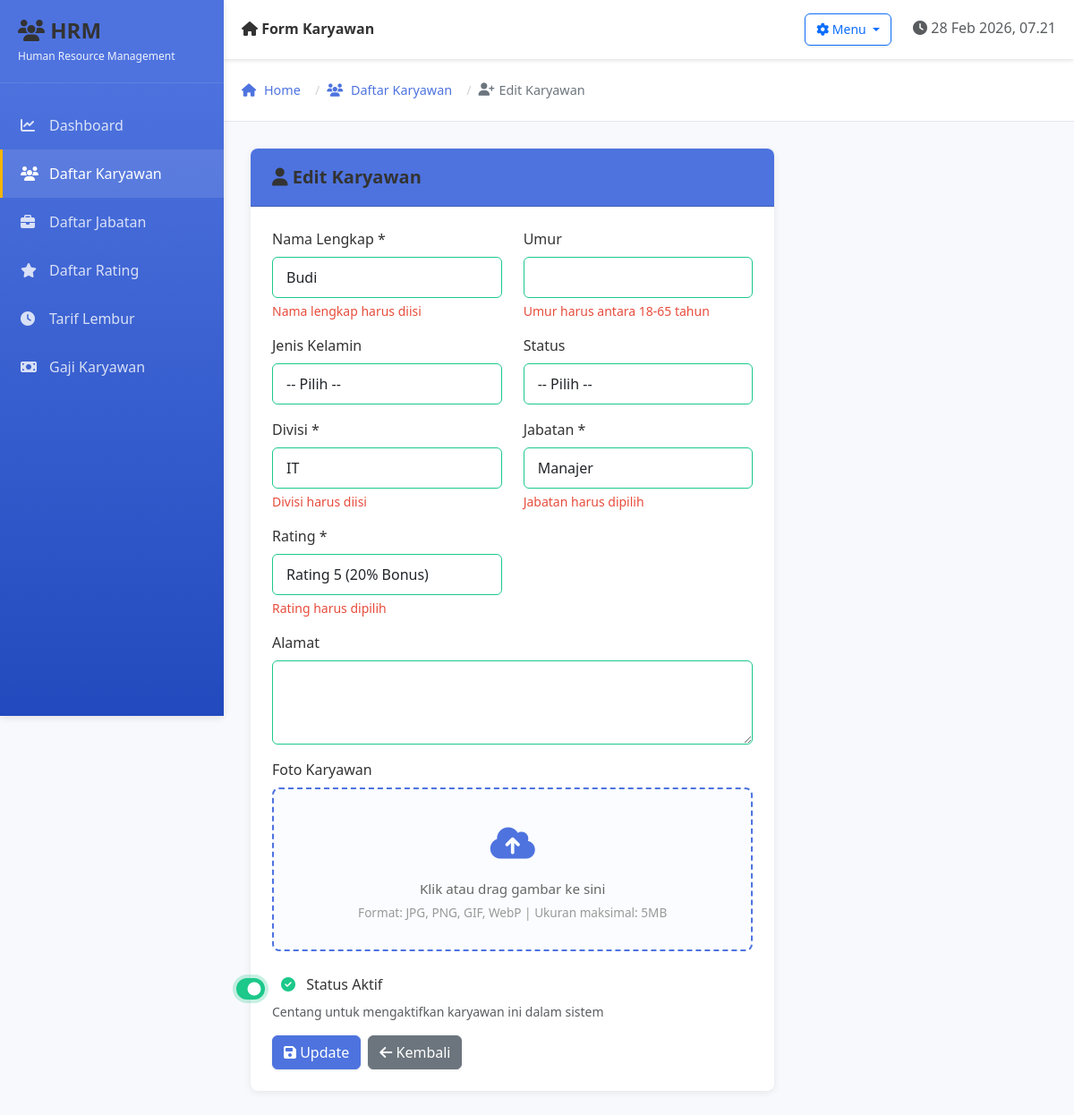
The page /views/karyawan-form.php?id=1 on the database its author committed.
### tables this page shows
CREATE TABLE `karyawan` (
  `id` int(11) NOT NULL,
  `id_jabatan` int(11) NOT NULL,
  `id_rating` int(11) NOT NULL,
  `nama` varchar(100) NOT NULL,
  `divisi` varchar(100) DEFAULT NULL,
  `alamat` text DEFAULT NULL,
  `umur` varchar(10) DEFAULT NULL,
  `jenis_kelamin` varchar(20) DEFAULT NULL,
  `status` varchar(50) DEFAULT NULL,
  `aktif` tinyint(1) NOT NULL DEFAULT 1,
  `path_image` varchar(255) DEFAULT NULL,
  `created_at` timestamp NOT NULL DEFAULT current_timestamp()
);

CREATE TABLE `jabatan` (
  `id` int(11) NOT NULL,
  `nama` varchar(100) NOT NULL,
  `gaji_pokok` int(11) NOT NULL,
  `tunjangan` int(11) NOT NULL,
  `created_at` timestamp NOT NULL DEFAULT current_timestamp()
);

### classes/Model.php (called while the page is built, shortened)
<?php
class Model {
    protected $db;
    public function __construct() {
        require_once __DIR__ . '/../config/Database.php';
        $this->db = new Database();
    }
    public function query($sql) {
        return $this->db->query($sql);
    }
    public function fetch($sql) {
        $result = $this->query($sql);
        if ($result && mysqli_num_rows($result) > 0) {
            return mysqli_fetch_assoc($result);
        }
        return null;
    }
    public function fetchAll($sql) {
        $result = $this->query($sql);
        $data = [];
        if ($result && mysqli_num_rows($result) > 0) {
            while ($row = mysqli_fetch_assoc($result)) {
                $data[] = $row;
            }
        }
        return $data;
    }
}

### config/Database.php (called while the page is built, shortened)
<?php
class Database {
    private $host = "localhost";
    private $user = "root";
    private $pass = "";
    private $db = "kantor";
    private $conn;
    private function connect() {
        $this->conn = mysqli_connect($this->host, $this->user, $this->pass, $this->db);
        mysqli_set_charset($this->conn, "utf8mb4");
    }
    public function query($sql) {
        return mysqli_query($this->conn, $sql);
    }
}

### models/Rating.php (called while the page is built, shortened)
<?php
require_once __DIR__ . '/../classes/Model.php';
class Rating extends Model {
    protected $table = 'rating';
    public function getAll() {
        $sql = "SELECT * FROM {$this->table} ORDER BY rating DESC";
        return $this->fetchAll($sql);
    }
}

### models/Karyawan.php (called while the page is built, shortened)
<?php
require_once __DIR__ . '/../classes/Model.php';
class Karyawan extends Model {
    protected $table = 'karyawan';
    public function getById($id) {
        $id = $this->escape($id);
        $sql = "SELECT k.*, j.nama as jabatan_nama, j.gaji_pokok, j.tunjangan, r.rating, r.presentase_bonus
                FROM {$this->table} k
                LEFT JOIN jabatan j ON k.id_jabatan = j.id
                LEFT JOIN rating r ON k.id_rating = r.id
                WHERE k.id = '$id'";
        return $this->fetch($sql);
    }
}

### models/Jabatan.php (called while the page is built, shortened)
<?php
require_once __DIR__ . '/../classes/Model.php';
class Jabatan extends Model {
    protected $table = 'jabatan';
    public function getAll() {
        $sql = "SELECT * FROM {$this->table} ORDER BY created_at DESC";
        return $this->fetchAll($sql);
    }
}

### views/karyawan-form.php (the view, shortened to what this page needs)
<?php
require_once __DIR__ . '/../models/Karyawan.php';
require_once __DIR__ . '/../models/Jabatan.php';
require_once __DIR__ . '/../models/Rating.php';
$karyawan_model = new Karyawan();
$jabatan_model = new Jabatan();
$rating_model = new Rating();
$is_edit = false;
$data = [
    'id' => '',
    'nama' => '',
    'divisi' => '',
    'id_jabatan' => '',
    'id_rating' => '',
    'alamat' => '',
    'umur' => '',
    'jenis_kelamin' => '',
    'status' => '',
    'aktif' => 1,
    'path_image' => ''
];
if (isset($_GET['id'])) {
    $is_edit = true;
    $data = $karyawan_model->getById($_GET['id']);
}
$all_jabatan = $jabatan_model->getAll();
$all_rating = $rating_model->getAll();
include __DIR__ . '/layout.php';
?>
<div class="row">
    <div class="col-lg-8">
        <div class="card">
            <div class="card-header">
                <h5 class="mb-0">
                    <i class="fas fa-user"></i>
                    <?php echo $is_edit ? 'Edit Karyawan' : 'Tambah Karyawan Baru'; ?>
                </h5>
            </div>
            <div class="card-body">
                <form action="<?php echo BASE_URL; ?>controllers/karyawan-controller.php" method="POST" enctype="multipart/form-data" class="needs-validation" novalidate>
                    <div class="row mb-3">
                        <div class="col-md-6">
                            <label class="form-label" for="nama">Nama Lengkap *</label>
                            <input type="text" class="form-control" id="nama" name="nama" value="<?php echo htmlspecialchars($data['nama']); ?>" required>
                            <div class="invalid-feedback">
                                Nama lengkap harus diisi
                            </div>
                        </div>
                        <div class="col-md-6">
                            <label class="form-label" for="umur">Umur</label>
                            <input type="number" class="form-control" id="umur" name="umur" value="<?php echo $data['umur']; ?>" min="18" max="65">
                            <div class="invalid-feedback">
                                Umur harus antara 18-65 tahun
                            </div>
                        </div>
                    </div>
                    <div class="row mb-3">
                        <div class="col-md-6">
                            <label class="form-label" for="jenis_kelamin">Jenis Kelamin</label>
                            <select class="form-control" id="jenis_kelamin" name="jenis_kelamin">
                                <option value="">-- Pilih --</option>
                            </select>
                        </div>
                        <div class="col-md-6">
                            <label class="form-label" for="status">Status</label>
                            <select class="form-control" id="status" name="status">
                                <option value="">-- Pilih --</option>
                            </select>
                        </div>
                    </div>
                    <div class="row mb-3">
                        <div class="col-md-6">
                            <label class="form-label" for="divisi">Divisi *</label>
                            <input type="text" class="form-control" id="divisi" name="divisi" value="<?php echo htmlspecialchars($data['divisi']); ?>" required>
                            <div class="invalid-feedback">
                                Divisi harus diisi
                            </div>
                        </div>
                        <div class="col-md-6">
                            <label class="form-label" for="id_jabatan">Jabatan *</label>
                            <select class="form-control" id="id_jabatan" name="id_jabatan" required>
                                <?php foreach ($all_jabatan as $jabatan): ?>
                                    <option value="<?php echo $jabatan['id']; ?>" <?php echo ($data['id_jabatan'] == $jabatan['id']) ? 'selected' : ''; ?>>
                                        <?php echo htmlspecialchars($jabatan['nama']); ?>
                                    </option>
                                <?php endforeach; ?>
                            </select>
                            <div class="invalid-feedback">
                                Jabatan harus dipilih
                            </div>
                        </div>
                    </div>
                    <div class="row mb-3">
                        <div class="col-md-6">
                            <label class="form-label" for="id_rating">Rating *</label>
                            <select class="form-control" id="id_rating" name="id_rating" required>
                                <?php foreach ($all_rating as $rating): ?>
                                    <option value="<?php echo $rating['id']; ?>" <?php echo ($data['id_rating'] == $rating['id']) ? 'selected' : ''; ?>>
                                        Rating <?php echo $rating['rating']; ?> (<?php echo $rating['presentase_bonus']; ?>% Bonus)
                                    </option>
                                <?php endforeach; ?>
                            </select>
                            <div class="invalid-feedback">
                                Rating harus dipilih
                            </div>
                        </div>
                    </div>
                    <div class="mb-3">
                        <label class="form-label" for="alamat">Alamat</label>
                        <textarea class="form-control" id="alamat" name="alamat" rows="3"><?php echo htmlspecialchars($data['alamat']); ?></textarea>
                    </div>
                    <div class="form-group-image">
                        <label class="form-label">Foto Karyawan</label>
                        <div class="image-upload-wrapper">
                            <div id="imageUploadBox" class="image-upload-box">
                                <div class="image-upload-icon">
                                    <i class="fas fa-cloud-upload-alt"></i>
                                </div>
                                <div class="image-upload-text">
                                    Klik atau drag gambar ke sini
                                </div>
                                <div class="image-upload-hint">
                                    Format: JPG, PNG, GIF, WebP | Ukuran maksimal: 5MB
                                </div>
                            </div>
                        </div>
                    </div>
                    <div class="mb-3">
                        <div class="form-check form-switch">
                            <input class="form-check-input" type="checkbox" id="aktif" name="aktif" value="1" <?php echo (isset($data['aktif']) && $data['aktif'] == 1) ? 'checked' : ''; ?>>
                            <label class="form-check-label" for="aktif">
                                <i class="fas fa-check-circle"></i> Status Aktif
                            </label>
                        </div>
                        <small class="text-muted d-block mt-2">Centang untuk mengaktifkan karyawan ini dalam sistem</small>
                    </div>
                    <div class="d-flex gap-2">
                        <button type="submit" class="btn btn-primary" data-bs-toggle="tooltip" data-bs-title="Simpan data karyawan baru">
                            <i class="fas fa-save"></i> <?php echo $is_edit ? 'Update' : 'Simpan'; ?>
                        </button>
                        <a href="<?php echo BASE_URL; ?>views/karyawan.php" class="btn btn-secondary" data-bs-toggle="tooltip" data-bs-title="Kembali ke halaman sebelumnya">
                            <i class="fas fa-arrow-left"></i> Kembali
                        </a>
                    </div>
                </form>
            </div>
        </div>
    </div>
</div>
<?php include __DIR__ . '/layout-footer.php'; ?>

### assets/css/style.css (style rules this page uses)
:root { --primary-color: #4e73df; --secondary-color: #858796; --success-color: #1cc88a; --danger-color: #e74c3c; --warning-color: #f8b500; --info-color: #17a2b8; --light-bg: #f8f9fc; --sidebar-width: 250px; }
html, body { width: 100%; height: 100%; margin: 0; padding: 0; overflow-x: hidden; }
body { background-color: var(--light-bg); font-family: 'Segoe UI', Tahoma, Geneva, Verdana, sans-serif; }
.card { border: none; box-shadow: 0 2px 8px rgba(0,0,0,0.08); border-radius: 8px; }
.card-header { background-color: var(--primary-color) !important; color: white !important; border-radius: 8px 8px 0 0 !important; padding: 15px 20px !important; font-weight: 600; }
.btn-primary { background-color: var(--primary-color); border-color: var(--primary-color); }
.form-control { border: 1px solid #d1d3d6; border-radius: 6px; padding: 10px 15px; }
.form-control:valid { border-color: var(--success-color); }
.invalid-feedback { color: var(--danger-color); font-size: 0.875rem; margin-top: 0.25rem; display: block; }
.form-check-input { width: 2.5em; height: 1.5em; margin-top: 0.35em; border: 2px solid #d1d3d6; background-color: #f0f0f0; cursor: pointer; transition: all 0.3s ease; }
.form-check-input:checked { background-color: var(--success-color); border-color: var(--success-color); box-shadow: 0 0 0 0.25rem rgba(28, 200, 138, 0.25); }
.form-check-label { margin-bottom: 0; font-weight: 500; color: #333; cursor: pointer; user-select: none; padding-left: 10px; }
.form-check-label i { margin-right: 8px; color: var(--success-color); }
.form-check { padding-left: 0; }
.form-check-input { margin-left: 0; margin-right: 8px; cursor: pointer; }
.card { border: none; box-shadow: 0 2px 8px rgba(0,0,0,0.08); border-radius: 8px; transition: box-shadow 0.3s ease, transform 0.3s ease; }
.btn { font-weight: 500; border-radius: 6px; transition: all 0.3s ease; box-shadow: 0 1px 3px rgba(0,0,0,0.1); }
.form-control, .form-select { border-radius: 6px; border: 1px solid #d1d3d6; transition: all 0.3s ease; }
.form-label { font-weight: 500; color: #333; margin-bottom: 0.5rem; }
.card-body { padding: 1.5rem; }
.card-header { padding: 1.25rem 1.5rem !important; }
.page-content > div:not(:last-child) { margin-bottom: 2rem; }
h1, h2, h3, h4, h5, h6 { color: #333; font-weight: 600; margin-bottom: 0.5rem; }
a { color: var(--primary-color); text-decoration: none; transition: color 0.2s ease; }
html { scroll-behavior: smooth; }
.image-upload-wrapper { position: relative; margin-bottom: 20px; }
.image-upload-box { border: 2px dashed var(--primary-color); border-radius: 8px; padding: 30px; text-align: center; cursor: pointer; transition: all 0.3s ease; background-color: rgba(78, 115, 223, 0.02); }
.image-upload-icon { font-size: 2.5rem; color: var(--primary-color); margin-bottom: 10px; }
.image-upload-text { color: #666; font-size: 0.95rem; margin-bottom: 5px; }
.image-upload-hint { color: #999; font-size: 0.85rem; }
.form-group-image { margin-bottom: 25px; }

### rows shown on the page
karyawan: nama "Budi", divisi "IT", id_jabatan "Manajer", id_rating "Rating 5 (20% Bonus)", aktif "☑"

### other values the page prints
$page_title "Form Karyawan"
$item['label'] "Daftar Karyawan"
$item['label'] "Edit Karyawan"
